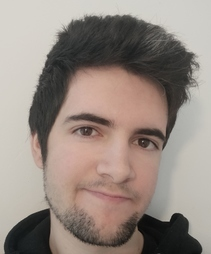
%> input picture 4-P6/labP6-PCA/mi cara_3.jpg, 211 x 254 px
$ octave P62.m   (GNU Octave 9; MATLAB toolbox functions it lacks are replaced by stand-ins)
%> lines starting %> are read from the running program, lines starting %| are printed output that depends on the picture
### 4-P6/labP6-PCA/obtenerK.m
function [k, varK] = obtenerK(vals, varMin)
% asigna a k el menor valor tal que se mantiene el varMin de la
% variabilidad de los datos. vals es un vector vertical con los valores
% propios (o singulares) ordenados de mayor a menor
varTot = sum(vals);
for i = 1:size(vals) % para cada valor de k en [1,3]
    % calculamos su var relativa
    varK = sum(vals(1:i))/varTot;
    if varK >= varMin % Y si es mayor que la m韓ima buscada, terminamos
        k = i; % Asignando a k su valor
        break;
    end
end

end

### 4-P6/labP6-PCA/P62.m
%% Practica 6.2: PCA

clear all
close all

% Leer la imagen
I = imread('mi cara_3.jpg');
%> I is the input picture: size 254x211x3 uint8; mean R, G, B 149.5, 137.3, 129.4

% Convertirla a blanco y negro
BW = rgb2gray(I);
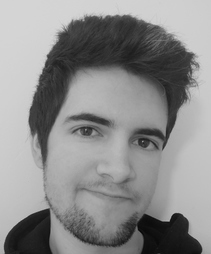
%> BW: size 254x211 uint8; min 6, max 214, mean 140

% Convertir los datos a double
X=im2double(BW);

% graficar la imagen
figure(1);
colormap(gray);
imshow(X);
axis off;
pause

% [8 lines of commented-out code are left out]

%%%%%%%%%%%%%%%% Aplicar PCA (SVD): %%%%%%%%%%%%%%%%

%% matrices U, S (sigma) y V:
[U,S,V] = svd(X);
% svd ya las devuelve ordenadas por valores singulares:
anterior = S(1,1)
%> anterior = 133
ordenadas = 1;
for i = 2:size(S,2)
    actual = S(i,i);
    ordenadas = (anterior >= actual);
    if ~ordenadas
        disp('no estan ordenados');
        break;
    else
        anterior = actual;
    end
end
%> this loop made 210 passes
%> (actual, anterior) on passes 1 to 12: (24.74, 24.74), (19.03, 19.03), (14.22, 14.22), (10.83, 10.83), (8.47, 8.47), (6.59, 6.59), (5.07, 5.07), (4.91, 4.91), (4.18, 4.18), (3.42, 3.42), (3.28, 3.28), (3.11, 3.11)
%> after the loop, anterior = 0.00433
ordenadas
%> ordenadas = true


%% Graficar las primeras 5 componentes
for k = 1:5
    %[Xhat, Xhat2] = proyectarSVD(U, S, V, k);
    % reconstruimos la imagen de la siguiente forma, a partir de
    % los vectores singulares (con V transpuesta):
    Xhat = (U(:,1:k) * S(1:k,1:k) * V(:, 1:k)');
    figure(2+k);
    % Deshacemos la estandarizaci髇 sumandole la media de nuevo:
    imshow(Xhat);
    colormap(gray);
    axis off;
    pause
end
%> this loop made 5 passes
%> pass 1, `imshow(Xhat);`:
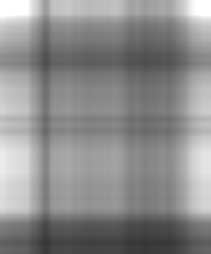
%> displayed picture: size 254x211, on the screen's scale of 0 to 255; min 53, max 255, mean 140.4
%> pass 2, `imshow(Xhat);`:
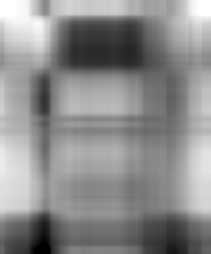
%> displayed picture: size 254x211, on the screen's scale of 0 to 255; min 0, max 255, mean 140.5

%% Graficar la reconstrucci髇 con las primeras 1, 2, 5, 10, 20, y total
% de componentes
for k = [1 2 5 10 20 rank(X)]
    figure(7+k);
    Xhat = (U(:,1:k) * S(1:k,1:k) * V(:, 1:k)');
    imshow(Xhat);
    colormap(gray);
    axis off;
    pause
end
%> this loop made 6 passes
%> k on passes 3 to 6: 5, 10, 20, 211

% Encontrar el valor de k que mantenga al menos el 90% de la variabilidad
%% Aplicar PCA para reducir las dimensiones de los datos y mantener al menos
% el 90% de la variabilidad

disp('Para mantener el 90% de la variabilidad, el menor valor de k (y su variabilidad real) es:')
[k, varK] = obtenerK(diag(S), 0.9)
%> in obtenerK, `varTot = sum(vals);`: varTot = 310.5
%> the loop in obtenerK, `for i = 1:size(vals)` made 43 passes
%> varK on passes 1 to 12: 0.428, 0.508, 0.569, 0.615, 0.65, 0.677, 0.699, 0.715, 0.731, 0.744, 0.755, 0.766
%> k = 43; varK = 0.902


%% Graficar la reconsrtucci髇 con las primeras k componentes
figure(14);
Xhat = (U(:,1:k) * S(1:k,1:k) * V(:, 1:k)');
imshow(Xhat);
colormap(gray);
axis off;
pause


%% Calcular y mostrar el ahorro en espacio


% dimensiones de los datos originales:
m = size(X,1);
%> m = 254
n = size(X,2);
%> n = 211
% Grafico:
figure(15);
title('Ratio de compresi髇');
grid on;
hold on;
plot((m * n) ./ ((1:n) * (m+n+1)));
%plot(((1:n) * (m+n+1)) ./ (m * n));
xlabel('k');
ylabel('Ratio (original/comprimido)');
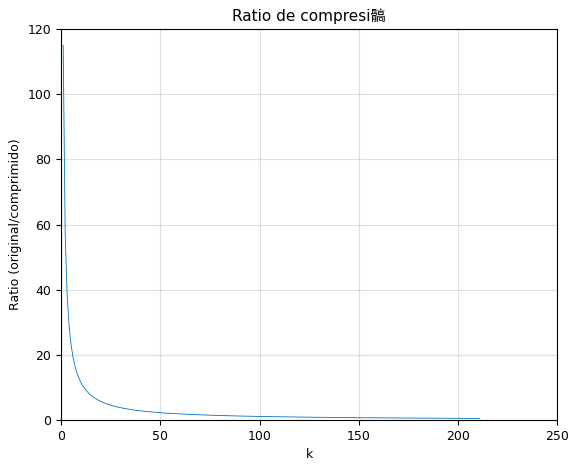
%> figure redrawn from the program's plot data; curve peaks at x = 1, y = 115


%% En el caso del k=43:
disp('ahorro de espacio con k=43:')
ratio = (m*n) / (k * (m+n+1))
%> ratio = 2.67

$ run again, with 4-P6/labP6-PCA/mi cara_2.jpg copied over 4-P6/labP6-PCA/mi cara_3.jpg
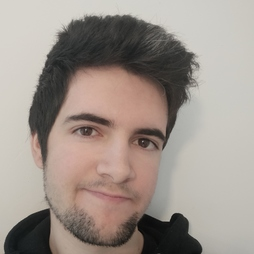
%> input picture 4-P6/labP6-PCA/mi cara_2.jpg, 254 x 254 px
%> I is the input picture: size 254x254x3 uint8; mean R, G, B 157.7, 147.1, 139.5
%> `BW = rgb2gray(I);`:
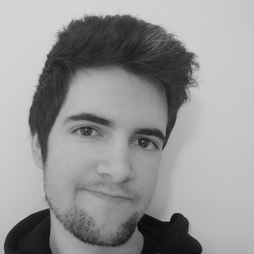
%> BW: size 254x254 uint8; min 6, max 213, mean 149.4
%> `anterior = S(1,1)`: anterior = 154.7
%> the loop `for i = 2:size(S,2)` made 253 passes
%> (actual, anterior) on passes 1 to 8: (24.74, 24.74), (22.35, 22.35), (15.88, 15.88), (10.83, 10.83), (9.14, 9.14), (6.65, 6.65), (5.1, 5.1), (4.96, 4.96)
%> after the loop `for i = 2:size(S,2)`: anterior = 8.52e-05
%> `ordenadas`: ordenadas = true
%> the loop `for k = [1 2 5 10 20 rank(X)]` made 6 passes
%> k on passes 3 to 6: 5, 10, 20, 254
%> varTot = 338.9
%> the loop in obtenerK, `for i = 1:size(vals)` made 39 passes
%> varK on passes 1 to 8: 0.457, 0.53, 0.595, 0.642, 0.674, 0.701, 0.721, 0.736
%> `[k, varK] = obtenerK(diag(S), 0.9)`: k = 39; varK = 0.9
%> `ylabel('Ratio (original/comprimido)');`:
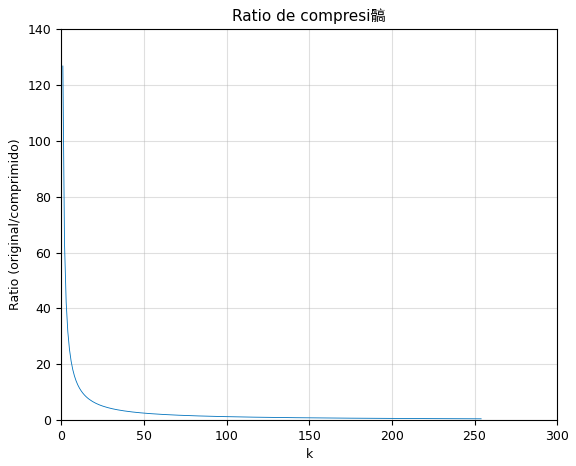
%> figure redrawn from the program's plot data; curve peaks at x = 1, y = 126.8
%> ratio = 3.25
